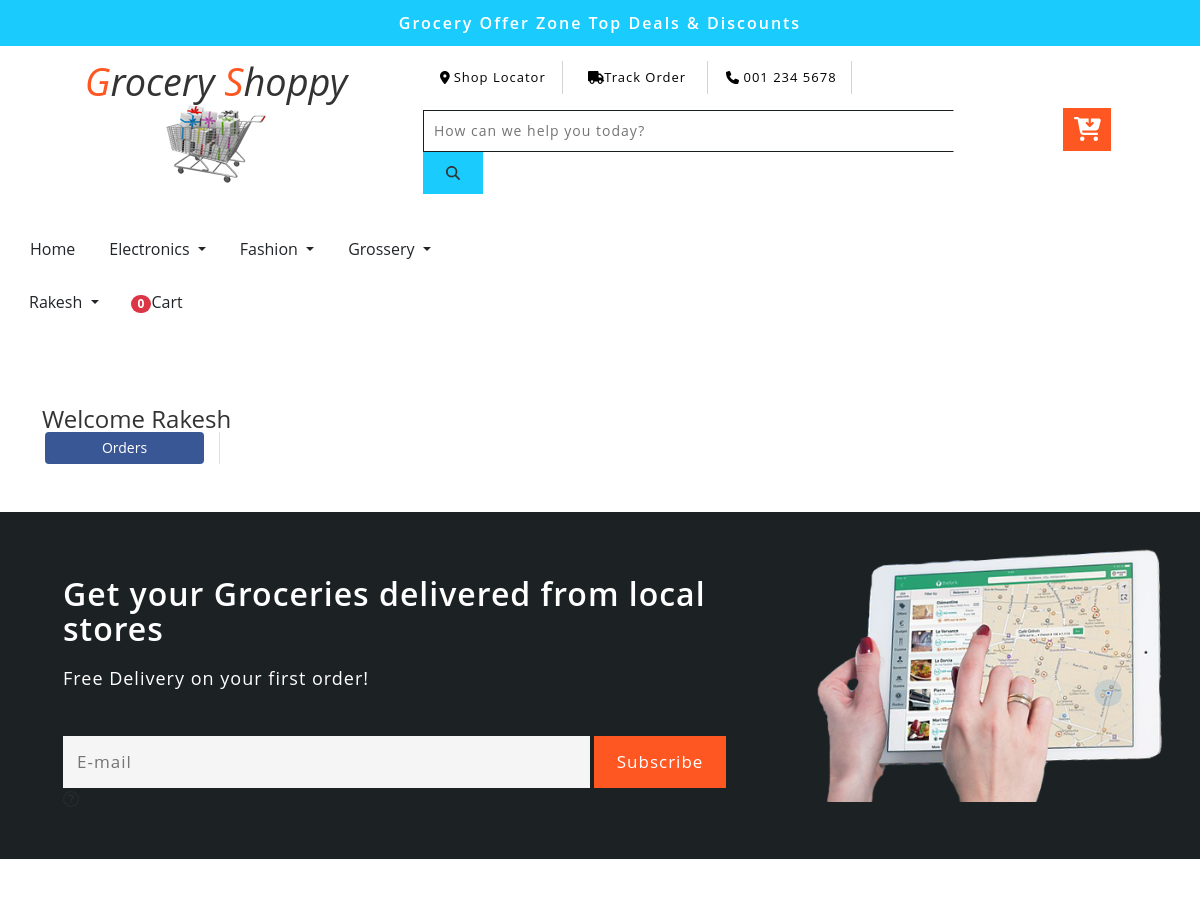
Page /orders/ (signed in, upper part) on the earlier database version.
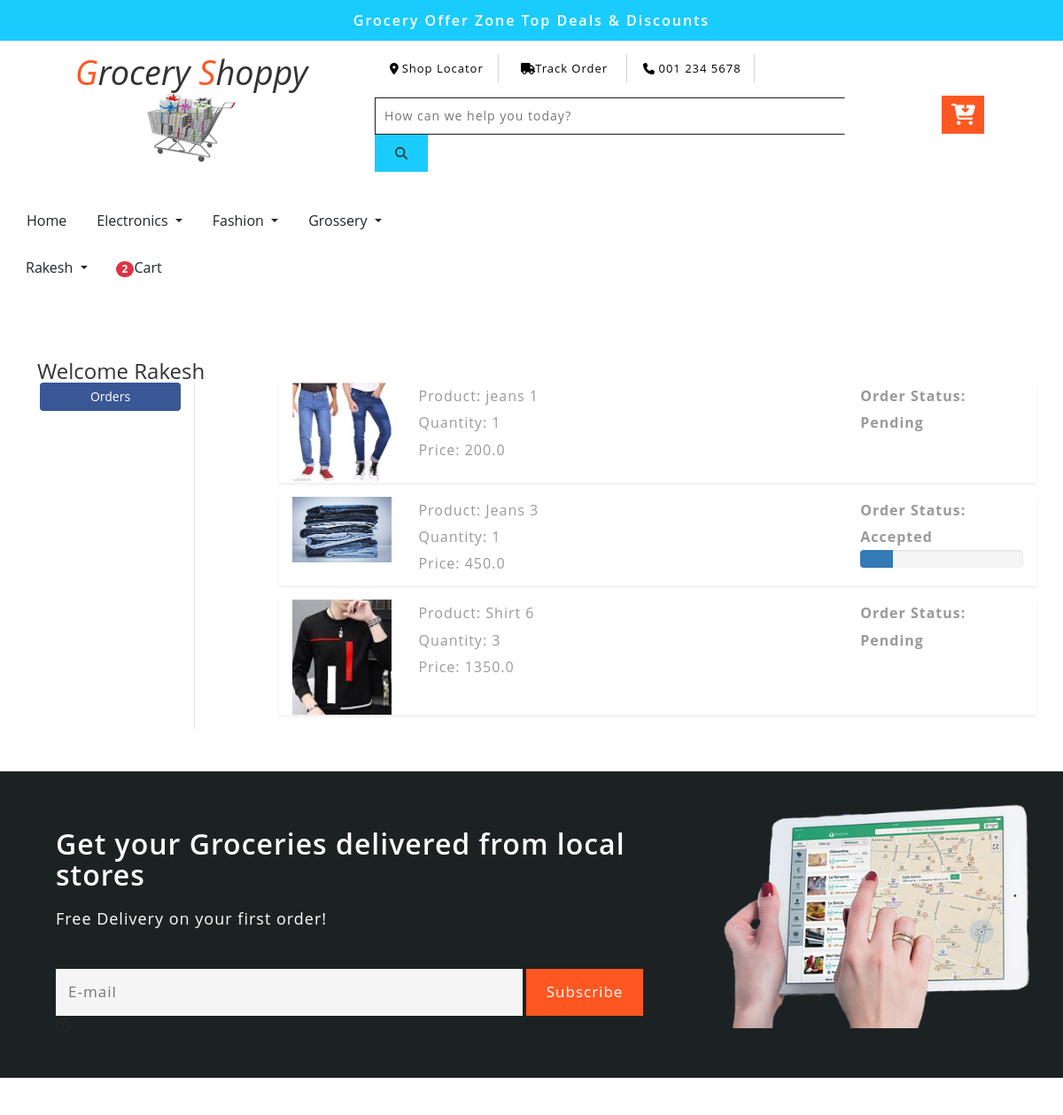
Same page on the later database version.
### app/models.py (models this page shows, shortened)
class OrderPlaced(models.Model):
    user = models.ForeignKey(User, on_delete=models.CASCADE)
    customer = models.ForeignKey(Customer, on_delete=models.CASCADE)
    product = models.ForeignKey(Product, on_delete=models.CASCADE)
    quantity = models.PositiveIntegerField(default=1)
    order_date =models.DateTimeField(auto_now_add=True)
    status= models.CharField(max_length=50,choices=STATUS_CHOICES, default='Pending')
    @property
    def total_cost(self):
        return self.quantity * self.product.discounted_price

class Product(models.Model):
    title=models.CharField(max_length=100)
    selling_price=models.FloatField()
    discounted_price=models.FloatField()
    description=models.TextField()
    brand=models.CharField(max_length=100)
    category=models.CharField(choices=CATEGORY_CHOICES, max_length=2)
    product_image=models.ImageField(upload_to="product_img")

### app/views.py (the view)
# urls.py: path('orders/', views.orders, name='orders'),
def orders(request):
    totalitem = 0
    if request.user.is_authenticated:
        totalitem = len(Cart.objects.filter(user=request.user))
    op = OrderPlaced.objects.filter(user=request.user)
    return render(request, 'app/orders.html', {'order_placed':op, 'totalitem':totalitem})

### app/templates/app/orders.html (shortened to what this page needs)
{% extends 'app/base.html' %}
{% load static %}
{% block main-content %}
<div class="container my-5">
 <div class="row">
 <h3>Welcome {{request.user|capfirst}}</h3>
  <div class="col-sm-2 border-end">
   <ul class="list-unstyled">
    <li class="d-grid"><a href="{% url 'orders' %}" class="btn btn-primary">Orders</a></li>
   </ul>
  </div>
  <div class="col-sm-9 offset-sm-1">
    {% for op in order_placed %}
   <div class="row shadow-sm mb-3">
    <div class="col-sm-2">
        <img src="{{op.product.product_image.url}}" alt="" srcset="" class="img-fluid" height="150" width="150">
    </div>
    <div class="col-sm-7">
        <p>Product: {{op.product.title}}</p>
        <p>Quantity: {{op.quantity}}</p>
        <p>Price: {{op.total_cost}}</p>
    </div>
    <div class="col-sm-3 fw-bold">
        <p>Order Status: {{op.status}}</p>
        {% if op.status == 'Accepted' %}
            <div class="progress">
                <div class="progress-bar" role="progressbar" style="width: 20%" aria-valuenow="20"
                aria-valuemin="0" aria-valuemax="100"></div>
            </div>
        {% endif %}
    </div>
   </div>
   {% endfor %}
  </div>
 </div>
</div>
{% endblock main-content %}

### app/templates/app/base.html (shortened to what this page needs)
<!doctype html>
{% load static %}
<html lang="en">
  <head>
    <link href="https://cdn.jsdelivr.net/npm/bootstrap@5.0.0-beta1/dist/css/bootstrap.min.css" rel="stylesheet">
    <link rel="stylesheet" href="{% static 'app/css/owl.carousel.min.css' %}">
	<link rel="stylesheet" type="text/css" href="https://cdnjs.cloudflare.com/ajax/libs/font-awesome/6.3.0/css/all.min.css">
    <link rel="stylesheet" href="{% static 'app/css/bootstrap.css' %}">
    <link rel="stylesheet" href="{% static 'app/css/style2.css' %}">
  </head>
  <body>
	<div class="header-most-top">
		<p>Grocery Offer Zone Top Deals & Discounts</p>
	</div>
	<div class="header-bot">
		<div class="header-bot_inner_wthreeinfo_header_mid">
			<div class="col-md-4 logo_agile">
				<h1>
					<a>
						<span>G</span>rocery
						<span>S</span>hoppy
						<img src="{% static 'app/images/logo2.png' %}" alt=" ">
					</a>
				</h1>
			</div>
			<div class="col-md-8 header">
				<ul>
					<li>
						<a class="play-icon popup-with-zoom-anim" href="#small-dialog1">
							<span class="fa-solid fa-location-dot" aria-hidden="true"></span> Shop Locator</a>
					</li>
					<li>
						<a href="#" data-toggle="modal" data-target="#myModal1">
							<span class="fa-solid fa-truck" aria-hidden="true"></span>Track Order</a>
					</li>
					<li>
						<span class="fa-solid fa-phone" aria-hidden="true"></span> 001 234 5678
					</li>
				</ul>
				<div class="agileits_search">
					<form action="#" method="post">
						<input name="Search" type="search" placeholder="How can we help you today?" required="">
						<button type="submit" class="btn btn-default" aria-label="Left Align">
							<span class="fa fa-search" aria-hidden="true"> </span>
						</button>
					</form>
				</div>
				<div class="top_nav_right">
					<div class="wthreecartaits wthreecartaits2 cart cart box_1">
						<form action="#" method="post" class="last">
							<button class="w3view-cart" type="submit" name="submit" value="">
								<i class="fa fa-cart-arrow-down" aria-hidden="true"></i>
							</button>
						</form>
					</div>
				</div>
			</div>
		</div>
	</div>
  <div class="container-fluid">
	<div class="row">
    <nav class="navbar navbar-expand-lg navbar-dark bg-white">
       <div class="collapse navbar-collapse" id="navbarSupportedContent">
         <ul class="navbar-nav me-auto mb-2 mb-lg-0">
           <li class="nav-item">
             <a class="nav-link text-dark active" aria-current="page" href="/">Home</a>
           </li>
           <li class="nav-item dropdown">
             <a class="nav-link dropdown-toggle text-dark" href="#" id="electronicsDropdown" role="button" data-bs-toggle="dropdown" aria-expanded="false">
               Electronics
             </a>
           </li>
           <li class="nav-item dropdown">
             <a class="nav-link dropdown-toggle text-dark" href="#" id="fashionDropdown" role="button" data-bs-toggle="dropdown" aria-expanded="false">
               Fashion
             </a>
           </li>
           <li class="nav-item dropdown">
            <a class="nav-link dropdown-toggle text-dark" href="#" id="grosseryDropdown" role="button" data-bs-toggle="dropdown" aria-expanded="false">
              Grossery
            </a>
          </li>
         </ul>
         <div>
          <ul class="navbar-nav me-auto mb-2 mb-lg-0">
          {% if request.user.is_authenticated %}
            <li class="nav-item dropdown mx-2">
              <a class="nav-link dropdown-toggle text-dark" href="#" id="profileDropdown" role="button" data-bs-toggle="dropdown" aria-expanded="false">
                {{request.user.username|capfirst}}
              </a>
            </li>
            <li class="nav-item mx-2">
             <a href="{% url 'showcart' %}" class="nav-link text-dark"><span class="badge bg-danger">{{totalitem}}</span>Cart</a>
            </li>
            {% endif %}
          </ul>
         </div>
       </div>
     </div>
</div>
    {% block main-content %} {% endblock main-content %}
	<div class="footer-top">
		<div class="container-fluid">
			<div class="col-xs-8 agile-leftmk">
				<h2>Get your Groceries delivered from local stores</h2>
				<p>Free Delivery on your first order!</p>
				<form action="#" method="post">
					<input type="email" placeholder="E-mail" name="email" required="">
					<input type="submit" value="Subscribe">
				</form>
				<div class="newsform-w3l">
					<span class="fa fa-envelope-o" aria-hidden="true"></span>
				</div>
			</div>
			<div class="col-xs-4 w3l-rightmk">
				<img src="{% static 'app/images/tab3.png' %}" alt=" ">
			</div>
			<div class="clearfix"></div>
		</div>
	</div>
  <footer>
</footer>
  </body>
</html>

Differences in the rows shown:
added OrderPlaced: product.product_image (picture), product "jeans 1", quantity "1", total_cost "200.0", status "Pending"
added OrderPlaced: product.product_image (picture), product "Jeans 3", quantity "1", total_cost "450.0", status "Accepted"
added OrderPlaced: product.product_image (picture), product "Shirt 6", quantity "3", total_cost "1350.0", status "Pending"
Other differences:
{{ totalitem }}: "0" → "2"
